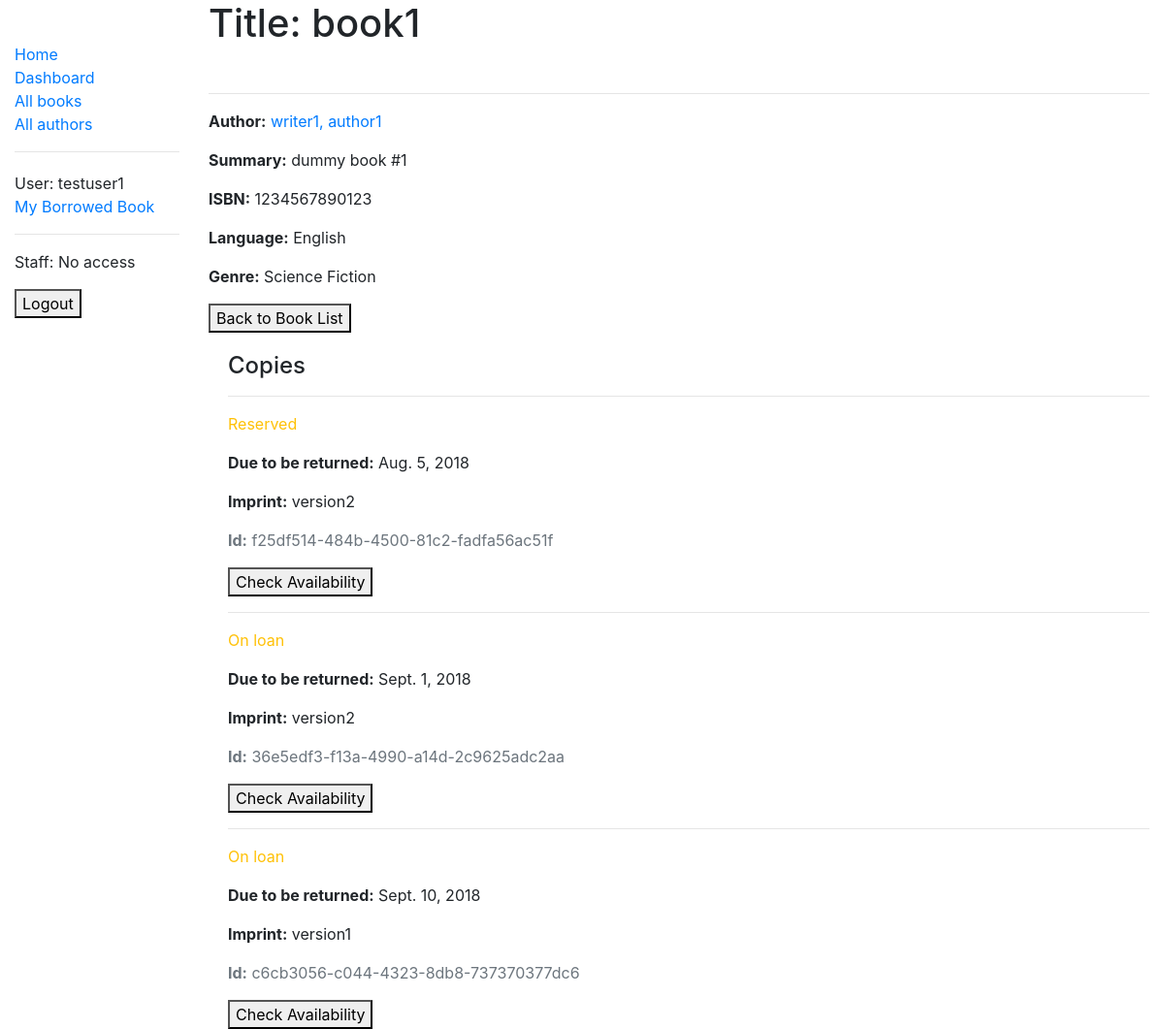
The page /catalog/book/1 (signed in) on the database its author committed.
### catalog/models.py (models this page shows, shortened)
class Book(models.Model):
    title = models.CharField(max_length=200, help_text='Enter the book title')
    author = models.ForeignKey('Author', on_delete=models.SET_NULL, null=True, help_text='Select the author name')
    summary = models.TextField(max_length=5000, help_text='Enter a brief book summary')
    isbn = models.CharField('ISBN', max_length=13, help_text='13 Character <a href="https://www.isbn-international.org/content/what-isbn">ISBN number</a>')
    genre = models.ManyToManyField('Genre', help_text='Select a genre for the book')
    language = models.ForeignKey('Language', on_delete=models.SET_NULL, null=True)
    pubdate = models.DateField(help_text='Enter the publication date')
    create_dt = models.DateTimeField(auto_now_add=True, help_text='Creation datetime of the record')
    class Meta:
        ordering = ['title', '-pubdate']
        permissions = (('can_create_book','Add new books'),
                       ('can_update_book','Update book details'),
                       ('can_delete_book', 'Delete books'),
                )
    def display_genre(self):
        return ", ".join(genre.name for genre in self.genre.all()[:3])
    display_genre.short_description = 'Genre'

class Author(models.Model):
    first_name = models.CharField(max_length=50, help_text='Enter the frist name')
    last_name = models.CharField(max_length=50, help_text='Enter the last name')
    dob = models.DateField(verbose_name='Date of Birth', blank=True, null=True, help_text='Enter date of birth')
    dod = models.DateField(verbose_name='Date of Death', blank=True, null=True, help_text='Enter date of death (leave blank if still alive)')
    class Meta:
        ordering = ['last_name', 'first_name']
    def __str__(self):
        return '%s, %s' % (self.last_name, self.first_name)

class Language(models.Model):
    LANGUAGE = (
            ('en', 'English'),
            ('cn', 'Chinese'),
            ('sp', 'Spanish'),
            ('fr', 'Frech'),
    )
    name = models.CharField(max_length=2, choices=LANGUAGE, help_text='Select the language of the book')
    class Meta:
        ordering = ['name']

class Genre(models.Model):
    name = models.CharField(max_length = 200, help_text = 'Enter genre of the book (e.g. Science Fiction)')
    class Meta:
        ordering = ['name']
    def __str__(self):
        return self.name

class BookInstance(models.Model):
    id = models.UUIDField(primary_key=True, default=uuid.uuid4, help_text='Unique ID for this particular book across whole library')
    book = models.ForeignKey('Book', on_delete=models.SET_NULL, null=True)
    imprint = models.CharField(max_length=200, help_text='Enter version details')
    due_back = models.DateField(null=True, blank=True, help_text='Enter due date to return')
    borrower = models.ForeignKey(User, on_delete=models.SET_NULL, null=True, blank=True)
    LOAN_STATUS = (
        ('m', 'Maintenance'),
        ('o', 'On loan'),
        ('a', 'Available'),
        ('r', 'Reserved'),
    )
    status = models.CharField(max_length=1, choices=LOAN_STATUS, blank=True, default='m', help_text='Book availability')
    class Meta:
        ordering = ['due_back']
        permissions = (('view_all_borrow', 'View all borrowed books'),
                       ('can_renew_book', 'Renew a book'),
                )

### catalog/views.py (the view)
# urls.py: path('book/<int:pk>', views.BookDetailView.as_view(), name='book_details'),
class BookDetailView(LoginRequiredMixin, generic.DetailView):
    model = Book
    context_object_name = 'book'
    template_name = 'book_details.html'

### catalog/templates/book_details.html (shortened to what this page needs)
{% extends "base_generic.html" %}
{% block content %}
  <h1>Title: {{ book.title }}</h1>
  <br>
  <hr>
  <p><strong>Author:</strong> <a href="{% url 'author_details' book.author.pk %}">{{ book.author }}</a></p>
  <p><strong>Summary:</strong> {{ book.summary }}</p>
  <p><strong>ISBN:</strong> {{ book.isbn }}</p>
  <p><strong>Language:</strong> {{ book.language.get_name_display }}</p>
  <p><strong>Genre:</strong> {% for genre in book.genre.all %} {{ genre }}{% if not forloop.last %}, {% endif %}{% endfor %}</p>
  <a href="{% url 'books' %}"><button>Back to Book List</button></a>
  <div style="margin-left:20px;margin-top:20px">
    <h4>Copies</h4>
    {% if book.bookinstance_set.all %}
        {% for copy in book.bookinstance_set.all %}
            <hr>
            <p class="{% if copy.status == 'a' %}text-success{% elif copy.status == 'm' %}text-danger{% else %}text-warning{% endif %}">{{ copy.get_status_display }}</p>
            {% if copy.status != 'a' %}<p><strong>Due to be returned:</strong> {{copy.due_back}}</p>{% endif %}
            <p><strong>Imprint:</strong> {{copy.imprint}}</p>
            <p class="text-muted"><strong>Id:</strong> {{copy.id}}</p>
            {% if copy.status == 'a' %}
                <a href="{% url 'borrow_book' copy.pk %}"><button>Borrow the Copy</button></a>
            {% elif copy.status != 'm' %}
                <a href="{% url 'borrow_book' copy.pk %}"><button>Check Availability</button></a>
            {% endif %}
        {% endfor %}
    {% else %}
        <hr>
        <p> No copy is currently available </p>
    {% endif %}
  </div>
{% endblock %}

### catalog/templates/base_generic.html (shortened to what this page needs)
<!DOCTYPE html>
<html lang="en">
<head>
  <link rel="stylesheet" href="https://stackpath.bootstrapcdn.com/bootstrap/4.1.3/css/bootstrap.min.css">
  {% load static %}
  <link rel="stylesheet" href="{% static 'css/styles.css' %}">
</head>
<body>
  <div class="container-fluid">
    <div class="row">
      <div class="col-sm-2">
      {% block sidebar %}
      <br>
      <ul class="sidebar-nav">
        <li><a href="{% url 'landing' %}">Home</a></li>
        <li><a href="{% url 'index' %}">Dashboard</a></li>
        <li><a href="{% url 'books' %}">All books</a></li>
        <li><a href="{% url 'authors' %}">All authors</a></li>
      </ul>
      <hr>
      {% if user.is_authenticated %}
          <ul class="sidebar-nav">
              <li>User: {{user.get_username}}</li>
              <li><a href="{% url 'my_borrow' %}">My Borrowed Book</a></li>
          </ul>
      {% else %}
          <ul class="sidebar-nav">
              <li>User: No access</li>
          </ul>
      {% endif %}
      <hr>
      {% if perms.catalog.view_all_borrow %}
          <ul class="sidebar-nav">
              <li>Staff: {{user.get_username}}</li>
              <li><a href="{% url 'all_borrow' %}">All Borrowed Books</a></li>
              {% if perms.auth.can_add_user %}
                  <li><a href="{% url 'admin:index' %}"> Admin Site </a></li>
              {% endif %}
          </ul>
      {% else %}
          <p> Staff: No access </p>
      {% endif %}
      {% if user.is_authenticated %}
          <a href="{% url 'logout'%}"><button>Logout</button></a>
      {% else %}
          <a href="{% url 'login'%}?next={{request.path}}"><button>Login</button></a>
      {% endif %}
      {% endblock %}
      </div>
      <div class="col-sm-10 ">
      {% block content %}{% endblock %}
      </div>
    </div>
  </div>
</body>
</html>

### catalog/static/css/styles.css (style rules this page uses)
.sidebar-nav { margin-top: 20px; padding: 0; list-style: none; }

### rows shown on the page
Book: title "book1", author "writer1, author1", summary "dummy book #1", isbn "1234567890123", language.name "English"
Genre: name "Science Fiction"
BookInstance: status "Reserved", due_back "Aug. 5, 2018", imprint "version2", id "f25df514-484b-4500-81c2-fadfa56ac51f", shows "Check Availability"
BookInstance: status "On loan", due_back "Sept. 1, 2018", imprint "version2", id "36e5edf3-f13a-4990-a14d-2c9625adc2aa", shows "Check Availability"
BookInstance: status "On loan", due_back "Sept. 10, 2018", imprint "version1", id "c6cb3056-c044-4323-8db8-737370377dc6", shows "Check Availability"

### other values the page prints
{{ user.get_username }} "testuser1"
